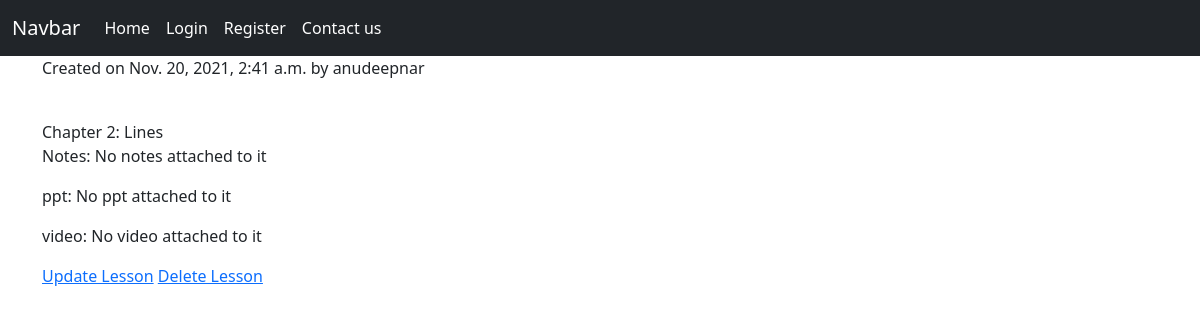
Page /curriculum/standard/1st-class/1-maths/2-maths-lines/ on the committed database.
### curriculum/models.py (models this page shows, shortened)
class Lesson(models.Model):
    lesson_id = models.CharField(max_length=100, unique=True)
    slug = models.SlugField(max_length=100, blank=True)
    standard = models.ForeignKey(Standard, on_delete=models.CASCADE)
    subject = models.ForeignKey(Subject, on_delete=models.CASCADE, related_name="lessons")
    created_by = models.ForeignKey(User, on_delete=models.CASCADE)
    created_at = models.DateTimeField(auto_now_add=True)
    name = models.CharField(max_length=100)
    chapter_no = models.PositiveSmallIntegerField(verbose_name="chapter_no.")
    video = models.FileField(upload_to='lessons/', verbose_name="Video", blank=True, null=True)
    ppt = models.FileField(upload_to='ppt/', verbose_name="Presentation", blank=True, default='ppt')
    notes = models.FileField(upload_to='notes/', verbose_name="Notes", blank=True)
    class Meta:
        ordering = ['chapter_no']

### curriculum/views.py (the view)
# urls.py: path('standard/<str:standard>/<str:subject>/<slug:slug>/', views.LessonDetailView.as_view(), name="lesson_detail"),
class LessonDetailView(DetailView):
    context_object_name = 'lessons'
    model = Lesson
    template_name = 'curriculum/lesson_detail_view.html'
    def get_queryset(self):
        return Lesson.objects.all()

### curriculum/templates/curriculum/lesson_detail_view.html (shortened to what this page needs)
{% extends 'curriculum/base.html' %}
{% block content %}
   <p>Created on {{ lessons.created_at }} by {{ lessons.created_by }}</p> <br>
<div>Chapter {{ lessons.chapter_no }}:  {{ lessons.name }}</div>
{% if lessons.notes %}
<div>Notes: {{ lessons.notes.url }}</div>
{% else %}
<p>Notes: No notes attached to it</p>
{% endif %}
{% if lessons.ppt %}
<div>ppt: {{ lessons.ppt.url }}</div>
{% else %}
<p>ppt: No ppt attached to it</p>
{% endif %}
{% if lessons.video %}
<div>video: {{ lessons.video.url }}</div>
{% else %}
<p>video: No video attached to it</p>
{% endif %}
<a href="{% url 'curriculum:lesson_update' slug=lessons.slug subject=lessons.subject.slug standard=lessons.standard.slug %}">Update Lesson</a>
<a href="{% url 'curriculum:lesson_delete' slug=lessons.slug subject=lessons.subject.slug standard=lessons.standard.slug %}">Delete Lesson</a>
{% endblock content %}

### rows in the picture
Lesson: created_at "Nov. 20, 2021, 2:41 a.m.", created_by "anudeepnar", chapter_no "2", name "Lines"
